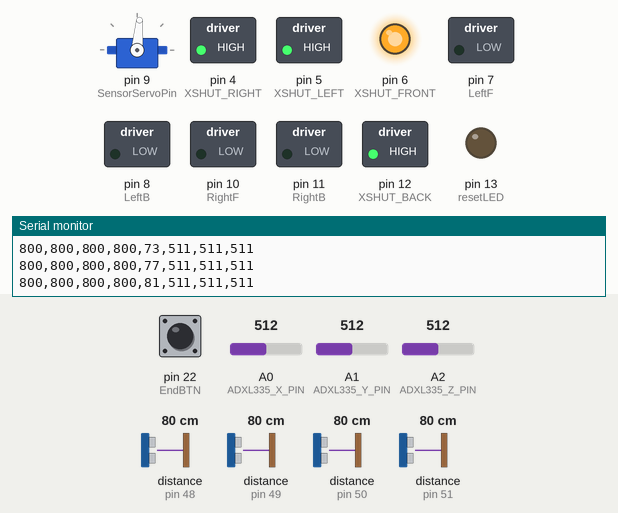
Recording of a sketch running on a simulated Arduino Mega 2560, built with avr-gcc and run on an emulated ATmega2560. On the bench: servo, switched loads named in the sketch (green lamp = pin HIGH), output pins drawn as LEDs (lit = HIGH), the last lines printed to the serial monitor. Dashed ring = blinking. The inputs (shaded band) are chosen by the test bench; at power-on: pin 22 (EndBTN) LOW, A0 (ADXL335_X_PIN) = 512, A1 (ADXL335_Y_PIN) = 512, A2 (ADXL335_Z_PIN) = 512, distance to the obstacle (sensors on pin 48, pin 49, pin 50, pin 51) 80 cm.

Above: at 1.79 s.
1.8 s: pin 22 (EndBTN) pulled HIGH for 0.15 s
At 2.2 s:
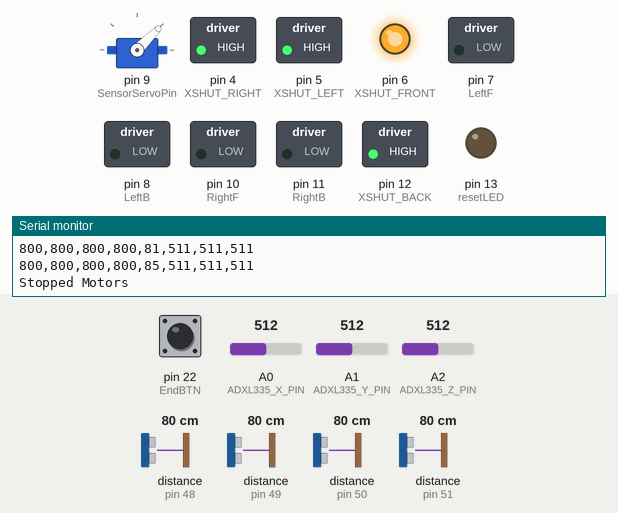
At 2.7 s:
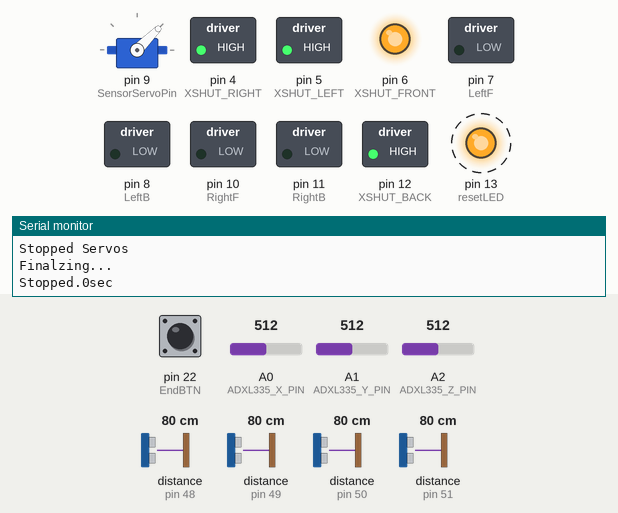
Timing chart, 0 to 10.9 s (numbered marks = the images above; inputs shaded):
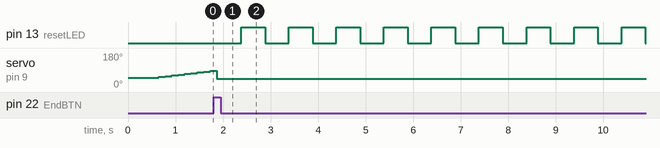

Measured:
- after the input at 1.8 s, pin 13 (resetLED): alternates HIGH for 0.50 s and LOW for 0.50 s, starting after 0.58 s

The sketch:

main.ino
```cpp
#include <Wire.h>
#include <Servo.h>
#include "Adafruit_VL53L0X.h"

#define ruma sichi

#define SensorServoPin 9
#define EndBTN 22
#define resetLED 13

// ADXL335 아날로그 핀 설정
#define ADXL335_X_PIN A0
#define ADXL335_Y_PIN A1
#define ADXL335_Z_PIN A2

// ADXL335 캘리브레이션 값
#define ADXL335_ZERO_G 512    // 0G일때의 값 (중간값)
#define ADXL335_SCALE 102.4   // 1G당 변화값 (3.3V 기준)

// VL53L0X XSHUT pins
#define XSHUT_RIGHT 4
#define XSHUT_LEFT 5
#define XSHUT_FRONT 6
#define XSHUT_BACK 12

// Motor Driver (테스트 동안 비활성화)
const int RightF = 10; // fwd
const int RightB = 11; // bwd
const int LeftF = 7;  // fwd
const int LeftB = 8;  // bwd

Servo sensorServo;

#define VL53L0X_I2C_ADDR 0x29     // VL53L0X 기본 주소
#define SENSOR_RIGHT_ADDR 0x30
#define SENSOR_LEFT_ADDR 0x31
#define SENSOR_FRONT_ADDR 0x32
#define SENSOR_BACK_ADDR 0x33

// VL53L0X 센서들
Adafruit_VL53L0X SensorRight = Adafruit_VL53L0X();
Adafruit_VL53L0X SensorLeft = Adafruit_VL53L0X();
Adafruit_VL53L0X SensorFront = Adafruit_VL53L0X();
Adafruit_VL53L0X SensorBack = Adafruit_VL53L0X();

VL53L0X_RangingMeasurementData_t rightv, leftv, frontv, backv;

short rightPrcd = 0, leftPrcd = 0, frontPrcd = 0, backPrcd = 0;

// 서보 제어 변수
int servoDegree = 45;      // 현재 서보 각도
unsigned long lastServoUpdate = 0;  // 마지막 서보 업데이트 시간
const int SERVO_DELAY = 3;         // 서보 업데이트 간격 (밀리초)
const int SERVO_STEP = 4;          // 한 번에 움직일 각도
bool servoDirection = true;        // true = 증가, false = 감소

// 데이터 수집 타이밍
unsigned long lastDataUpdate = 0;
const int DATA_INTERVAL = 10;      // 데이터 수집 간격 (밀리초)

void updateServoDirection();
void moveServo();
void resetServo();
void readRange();
void endSystem();
void readForce();

typedef struct Forces {
  short x;
  short y;
  short z;
};

Forces cForce;
class motor {
  public:
  void allStop() {
    analogWrite(RightF, 0); analogWrite(RightB, 0);
    analogWrite(LeftF, 0); analogWrite(LeftB, 0);
  }

  void moveF(short spd) {
    allStop();
    analogWrite(RightF, spd); analogWrite(LeftF, spd);
  }

  void moveB(short spd) {
    allStop();
    analogWrite(RightB, spd); analogWrite(LeftB, spd);
  }
  void steerLeft() {
    allStop();
    analogWrite(RightB, 100); analogWrite(LeftF, 100);
  }

  void SteerRight() {
    allStop();
    analogWrite(RightF, 100); analogWrite(LeftB, 100);
  }
};

// VL53L0X 센서 초기화 함수
bool initVL53L0X(Adafruit_VL53L0X &sensor, int xshutPin, uint8_t newAddress, const char* sensorName) {
  digitalWrite(xshutPin, HIGH);
  delay(50);

  if (!sensor.begin(VL53L0X_I2C_ADDR)) {
    Serial1.print("Failed to init "); Serial1.println(sensorName);
    return false;
  }

  if (!sensor.setAddress(newAddress)) {
    Serial1.print("Failed to set address for "); Serial1.println(sensorName);
    return false;
  }

  delay(50);
  return true;
}

void setup() {

  Serial.begin(9600);   // Computer Serial
  Serial1.begin(9600);  // Bluetooth serial

  Serial.println("Sensor Test Mode - Motors Disabled");
  Serial.println("System initializing...");
  Serial1.println("Out of Range = -1");
  Serial1.println("right, left, front, back, degree, forcex, forcey, forcez");

  Wire.begin();

  // VL53L0X 센서 초기화
  // XSHUT 핀 설정
  pinMode(XSHUT_RIGHT, OUTPUT);
  pinMode(XSHUT_LEFT, OUTPUT);
  pinMode(XSHUT_FRONT, OUTPUT);
  pinMode(XSHUT_BACK, OUTPUT);

  // 모든 센서를 비활성화
  digitalWrite(XSHUT_RIGHT, LOW);
  digitalWrite(XSHUT_LEFT, LOW);
  digitalWrite(XSHUT_FRONT, LOW);
  digitalWrite(XSHUT_BACK, LOW);
  delay(100);  // 완전한 비활성화를 위해 충분한 대기 시간

  bool initSuccess = true;

  // 각 센서 순차적으로 초기화
  initSuccess &= initVL53L0X(SensorRight, XSHUT_RIGHT, SENSOR_RIGHT_ADDR, "Right Sensor");
  initSuccess &= initVL53L0X(SensorLeft, XSHUT_LEFT, SENSOR_LEFT_ADDR, "Left Sensor");
  initSuccess &= initVL53L0X(SensorFront, XSHUT_FRONT, SENSOR_FRONT_ADDR, "Front Sensor");
  initSuccess &= initVL53L0X(SensorBack, XSHUT_BACK, SENSOR_BACK_ADDR, "Back Sensor");

  if (!initSuccess) {
    Serial1.println("One or more sensors failed to initialize. Check connections.");
    // 오류 상태 표시 (LED 깜박임)
    pinMode(LED_BUILTIN, OUTPUT);
    while(1) {
      digitalWrite(LED_BUILTIN, HIGH);
      delay(100);
      digitalWrite(LED_BUILTIN, LOW);
      delay(100);
    }
  }

  Serial1.println("All sensors initialized successfully");

  // ADXL335 핀 모드 설정
  pinMode(ADXL335_X_PIN, INPUT);
  pinMode(ADXL335_Y_PIN, INPUT);
  pinMode(ADXL335_Z_PIN, INPUT);

  // MG996R 서보모터 초기화
  sensorServo.attach(SensorServoPin);
  servoDegree = 45;  // 초기 서보 각도 설정
  sensorServo.write(servoDegree);

  // 모터 드라이버 설정
  pinMode(RightF, OUTPUT); pinMode(RightB, OUTPUT);
  pinMode(LeftF, OUTPUT); pinMode(LeftB, OUTPUT);

  // RESET BTN setup
  pinMode(EndBTN, INPUT); pinMode(resetLED, OUTPUT);

  // Force Sensor
  cForce.x = 0;
  cForce.y = 0;
  cForce.z = 0;
}

void loop() {

  unsigned long currentMillis = millis();

  // 서보모터 움직임 업데이트 (5ms 간격)
  moveServo();

  char in = Serial1.read();
  if(in == "" ||  in == NULL) {

  } else {
    if (in == 'F') {
      motor().moveF(200);
    }
    else if (in == 'B') {
      motor().moveB(200);
    }
    else if (in == 'L') {
      motor().steerLeft();
    }
    else if (in == 'R') {
      motor().SteerRight();
    }
    else if(in == 'S') {
      motor().allStop();
    }

  }
  // 데이터 수집 및 전송 (10ms 간격 = 초당 100회)
  if (currentMillis - lastDataUpdate >= DATA_INTERVAL) {
    readRange();  // 거리 센서 읽기
    readForce();  // 가속도 센서 읽기

    String out = String(rightPrcd) + "," + String(leftPrcd) + "," + String(frontPrcd) + "," + String(backPrcd) + ","
      + String(servoDegree) + "," // Servo Value
      + String(cForce.x)+ "," + String(cForce.y) + "," + String(cForce.z); // 가속도
    Serial1.println(out);
    Serial.println(out);

    lastDataUpdate = currentMillis;
  }

  // 테스트를 위해 모터 동작은 비활성화
  motor().allStop();

  if(digitalRead(EndBTN) == 1) {
    endSystem();
  }

}
void moveServo() {
  unsigned long currentMillis = millis();
  if (currentMillis - lastServoUpdate >= SERVO_DELAY) {
    // 방향에 따라 각도 조정
    if (servoDirection) {
      servoDegree += SERVO_STEP;
      if (servoDegree >= 90) {
        servoDegree = 90;
        servoDirection = false;
      }
    } else {
      servoDegree -= SERVO_STEP;
      if (servoDegree <= 0) {
        servoDegree = 0;
        servoDirection = true;
      }
    }

    // 서보모터 업데이트
    sensorServo.write(servoDegree);
    lastServoUpdate = currentMillis;
  }
}

void resetServo() {
  servoDegree = 45;  // 중앙 위치로 설정
  servoDirection = true;  // 방향 초기화
  sensorServo.write(servoDegree);
  delay(500);  // 서보가 원위치로 돌아갈 시간 제공
}

void readRange() {
  SensorRight.rangingTest(&rightv, false);
  SensorLeft.rangingTest(&leftv, false);
  SensorBack.rangingTest(&backv, false);
  SensorFront.rangingTest(&frontv, false);

  if(rightv.RangeStatus != 4) {
    rightPrcd = rightv.RangeMilliMeter;
  } else {
    rightPrcd = -1;
  }

  if(leftv.RangeStatus != 4) {
    leftPrcd = leftv.RangeMilliMeter;
  } else {
    leftPrcd = -1;
  }

  if(backv.RangeStatus != 4) {
    backPrcd = backv.RangeMilliMeter;
  } else {
    backPrcd = -1;
  }

  if(frontv.RangeStatus != 4) {
    frontPrcd = frontv.RangeMilliMeter;
  } else {
    frontPrcd = -1;
  }

}

void endSystem() {
  motor().allStop();
  Serial.println("Stopped Motors");
  resetServo();
  Serial.println("Stopped Servos");
  Serial.println("Finalzing...");

  rightPrcd = -2; leftPrcd = -2; frontPrcd = -2; backPrcd = -1;
  cForce.x = -2; cForce.y = -2; cForce.z = -2;
  String out = String(rightPrcd) + "," + String(leftPrcd) + "," + String(frontPrcd) + "," + String(backPrcd) + ","
    + String(servoDegree) + "," // Servo Value
    + String(cForce.x)+ "," + String(cForce.y) + "," + String(cForce.z); // 가속도
  Serial1.println(out);
  Serial1.println("You can Power off the board");
  Serial1.println("THIS IS LAST MSG IN DEVICE");

  for(int i = 0;1; i++) {
    Serial.println("Stopped." + String(i) + "sec");
    digitalWrite(resetLED, HIGH);
    delay(500);
    digitalWrite(resetLED, LOW);
    delay(500);
  }
}

void readForce() {
  // ADXL335에서 raw 데이터 읽기
  int rawX = analogRead(ADXL335_X_PIN);
  int rawY = analogRead(ADXL335_Y_PIN);
  int rawZ = analogRead(ADXL335_Z_PIN);

  // 0G를 기준으로 가속도 계산 (단위: G)
  float gX = (rawX - ADXL335_ZERO_G) / ADXL335_SCALE;
  float gY = (rawY - ADXL335_ZERO_G) / ADXL335_SCALE;
  float gZ = (rawZ - ADXL335_ZERO_G) / ADXL335_SCALE;

  // 값을 0-1023 범위로 매핑 (Python 코드와의 호환성을 위해)
  cForce.x = constrain(map((int)(gX * 100), -100, 100, 0, 1023), 0, 1023);
  cForce.y = constrain(map((int)(gY * 100), -100, 100, 0, 1023), 0, 1023);
  cForce.z = constrain(map((int)(gZ * 100), -100, 100, 0, 1023), 0, 1023);
}
```
